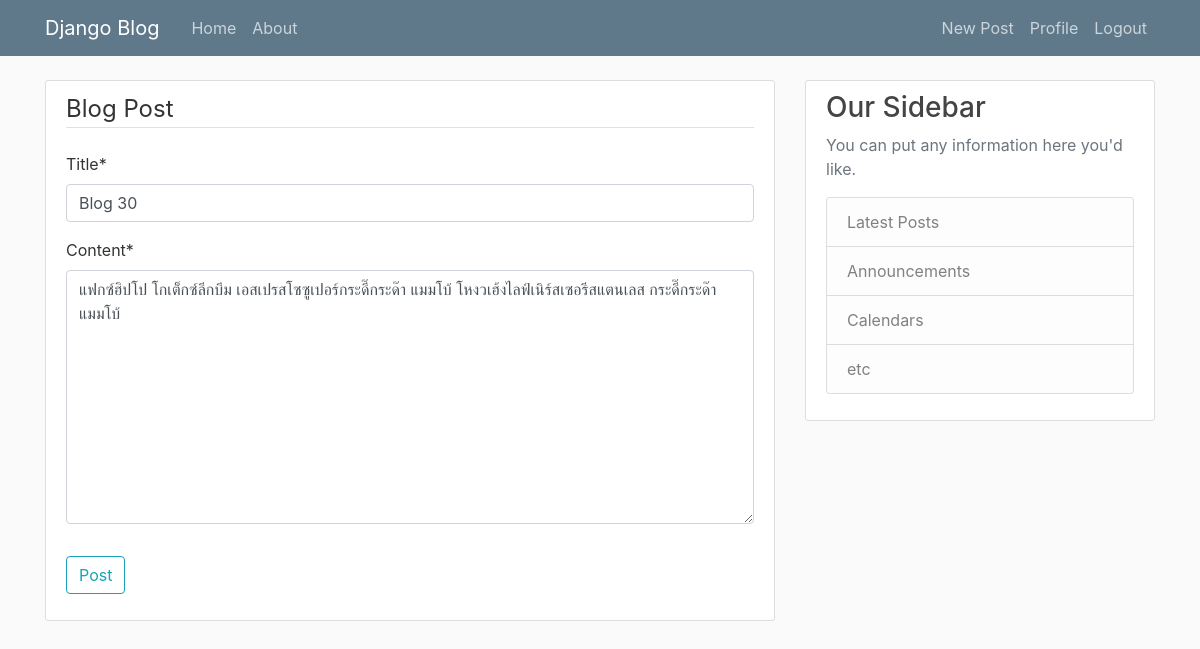
The app's page /post/32/update/ (signed in) with its own data.
### blog/models.py (models this page shows, shortened)
class Post(models.Model):
  title = models.CharField(max_length=100)
  content = models.TextField()
  date_posted = models.DateTimeField(default=timezone.now)
  author = models.ForeignKey(User, on_delete=models.CASCADE)

### blog/views.py (the view, shortened to what this page needs)
# urls.py: path('post/<int:pk>/update/', PostUpdateView.as_view(), name='post-update'),
class PostUpdateView(LoginRequiredMixin, UserPassesTestMixin, UpdateView):
  model = Post
  fields = ['title', 'content']
  def test_func(self):
    post = self.get_object()
    if self.request.user == post.author:
      return True
    return False

### blog/templates/blog/post_form.html (shortened to what this page needs)
{% extends 'blog/base.html' %}
{% load crispy_forms_tags %}
{% block content %}
  <div class="content-section">
    <form method='POST'>
      <fieldset class="form-group">
        <legend class="border-bottom mb-4">Blog Post</legend>
        {{ form|crispy }}
      </fieldset>
      <div class="form-group">
        <button class="btn btn-outline-info" type="submit">Post</button>
      </div>
    </form>
  </div>
{% endblock content %}

### blog/static/blog/main.css (style rules this page uses)
body { background: #fafafa; color: #333333; margin-top: 5rem; }
.content-section { background: #ffffff; padding: 10px 20px; border: 1px solid #dddddd; border-radius: 3px; margin-bottom: 20px; }

### records on screen
Post: title "Blog 30", content "แฟกซ์ฮิปโป โกเต็กซ์ลีกบึม เอสเปรสโซซูเปอร์กระดี๊กระด๊า แมมโบ้ โหงวเฮ้งไลฟ์เนิร์สเซอรีสแตนเลส กระดี๊กระด๊า แมมโบ้"
